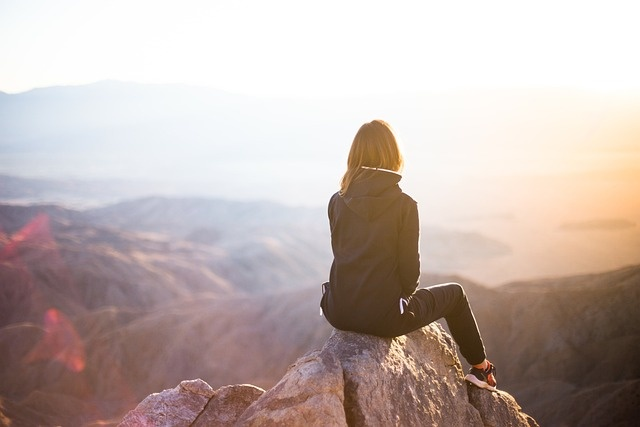
#> input picture test.jpg, 640 x 427 px
$ jupyter execute cv2.ipynb
#> lines starting #> are read from the running program, lines starting #| are printed output that depends on the picture; after the words box and inside, x2 and y2 are one past the last pixel; in counts of white or black regions, pixels touching at a corner belong together
# cv2 라이브러리를 활용한 이미지 테두리 추출 프로그램

___

이미지의 외곽을 추출하기 위해 이미지에 가우시안 블러를 적용하고 canny를 사용하여 테두리를 추출한다.

[cell 1]
import cv2
import numpy as np
from matplotlib import pyplot as plt

[cell 2]
image = cv2.imread("test.jpg")
#> image is the input picture: shape (427, 640, 3); mean B, G, R 172.6, 177.5, 192.6
image_gray = cv2.imread('test.jpg', cv2.IMREAD_GRAYSCALE)
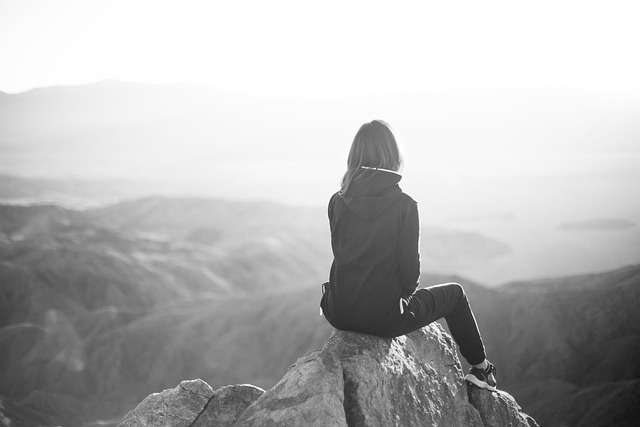
#> image_gray: shape (427, 640); min 18, max 255, mean 181.5

[cell 3]
b,g,r = cv2.split(image)
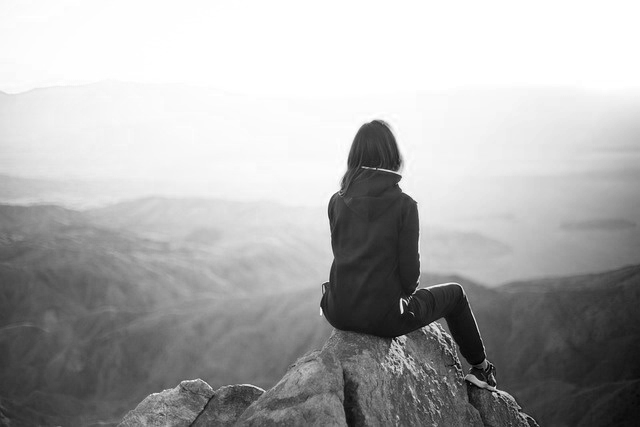
#> b: shape (427, 640); min 0, max 255, mean 172.6
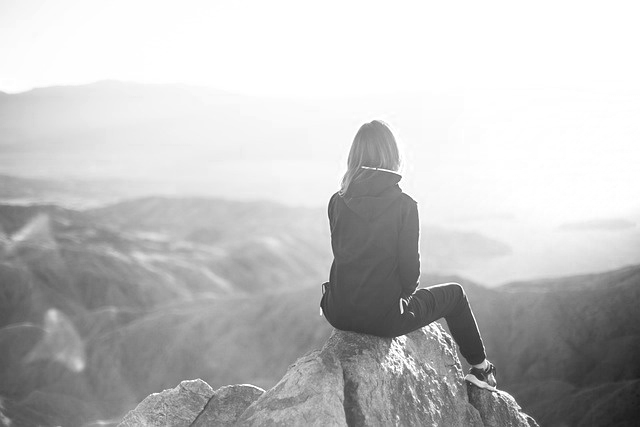
#> r: shape (427, 640); min 27, max 255, mean 192.6
image2 = cv2.merge([r,g,b])

plt.imshow(image2)
plt.xticks([])
plt.yticks([])
plt.show()

[cell 4]
blur = cv2.GaussianBlur(image_gray, ksize=(3,3), sigmaX=0)
ret, thresh1 = cv2.threshold(blur, 127, 255, cv2.THRESH_BINARY)
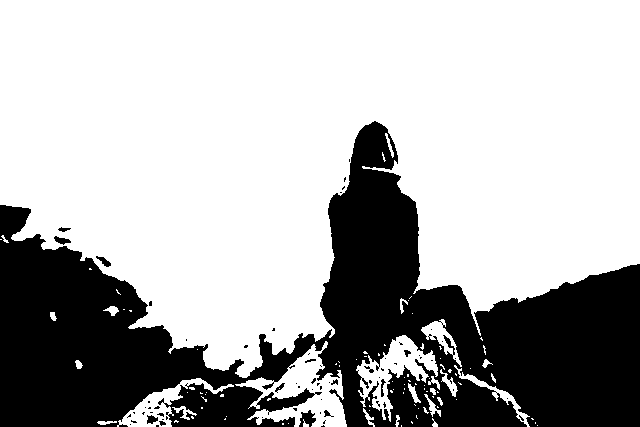
#> thresh1: shape (427, 640); 69.4% white; 68 black regions (54 under 20 px), largest, box (x1, y1, x2, y2) and area: (0, 121, 640, 427) 82570, (299, 410, 316, 427) 167, (54, 236, 71, 245) 81

[cell 5]
plt.imshow(cv2.cvtColor(blur, cv2.COLOR_BGR2RGB))
plt.xticks([])
plt.yticks([])
plt.show()

[cell 6]
edged = cv2.Canny(blur, 10, 250)
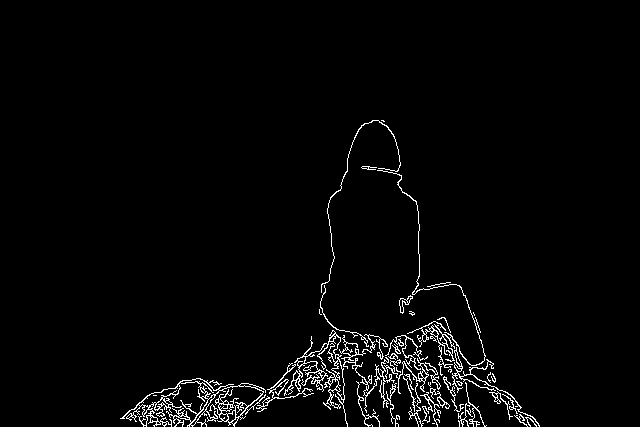
#> edged: shape (427, 640); 2.5% white in thin lines or dots, all inside (x1, y1, x2, y2) = (120, 120, 540, 427)
plt.imshow(cv2.cvtColor(edged, cv2.COLOR_BGR2RGB))
plt.xticks([])
plt.yticks([])
plt.show()
